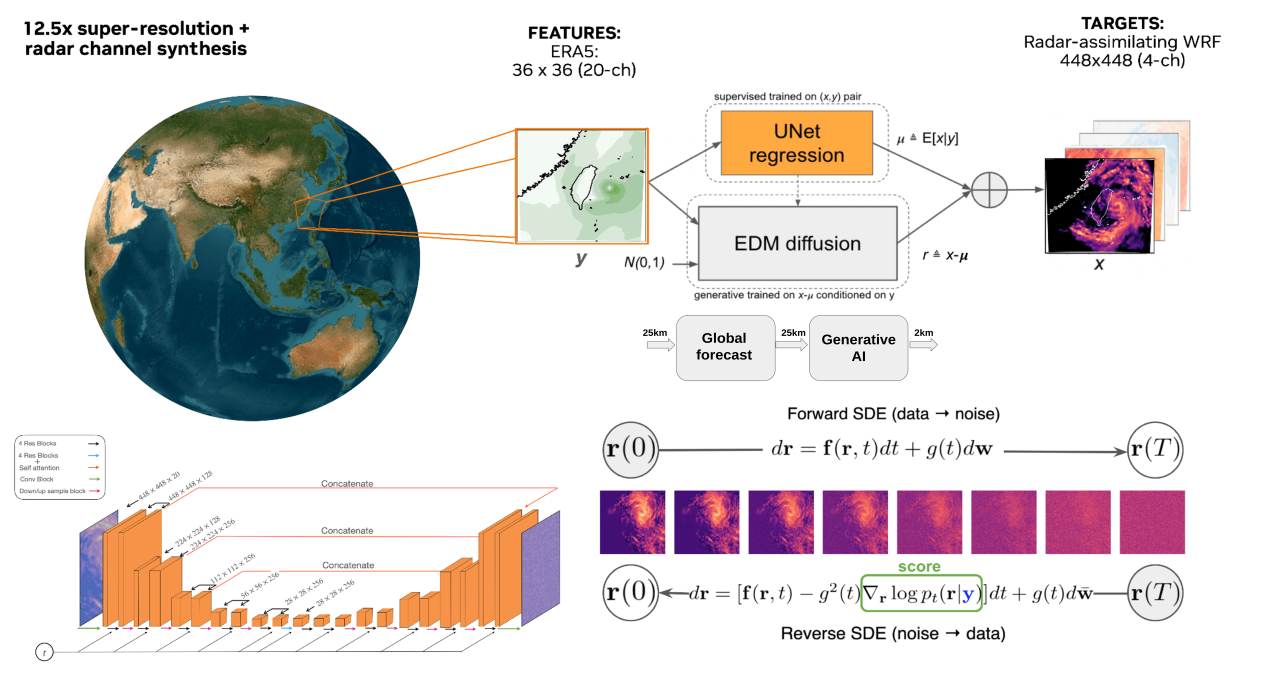
#> input picture docs/img/corrdiff_illustration.png, 7647 x 4172 px (shown at 1/6 size); its folder holds only this picture in this run
$ python dataset_tool.py --source ../../../../docs/img --dest out
#> lines starting #> are read from the running program, lines starting #| are printed output that depends on the picture
# SPDX-FileCopyrightText: Copyright (c) 2023 - 2025 NVIDIA CORPORATION & AFFILIATES.
# SPDX-FileCopyrightText: All rights reserved.
# SPDX-License-Identifier: Apache-2.0
#
# Licensed under the Apache License, Version 2.0 (the "License");
# you may not use this file except in compliance with the License.
# You may obtain a copy of the License at
#
#     http://www.apache.org/licenses/LICENSE-2.0
#
# Unless required by applicable law or agreed to in writing, software
# distributed under the License is distributed on an "AS IS" BASIS,
# WITHOUT WARRANTIES OR CONDITIONS OF ANY KIND, either express or implied.
# See the License for the specific language governing permissions and
# limitations under the License.


"""Tool for creating ZIP/PNG based datasets."""

import argparse
import functools
import gzip
import io
import json
import os
import pickle
import re
import sys
import tarfile
import zipfile
from pathlib import Path
from typing import Callable, Optional, Tuple, Union

import numpy as np
import PIL.Image
from tqdm import tqdm

# ----------------------------------------------------------------------------
# Parse a 'M,N' or 'MxN' integer tuple.
# Example: '4x2' returns (4,2)


# [5 lines left out: function parse_tuple, not called in this run]


# ----------------------------------------------------------------------------


def maybe_min(a: int, b: Optional[int]) -> int:
    if b is not None:
        return min(a, b)
    return a


# ----------------------------------------------------------------------------


def file_ext(name: Union[str, Path]) -> str:
    return str(name).split(".")[-1]


# ----------------------------------------------------------------------------


def is_image_ext(fname: Union[str, Path]) -> bool:
    ext = file_ext(fname).lower()
    return f".{ext}" in PIL.Image.EXTENSION


# ----------------------------------------------------------------------------


def open_image_folder(source_dir, *, max_images: Optional[int]):
    input_images = [
        str(f)
        for f in sorted(Path(source_dir).rglob("*"))
        if is_image_ext(f) and os.path.isfile(f)
    ]
    arch_fnames = {
        fname: os.path.relpath(fname, source_dir).replace("\\", "/")
        for fname in input_images
    }
    max_idx = maybe_min(len(input_images), max_images)

    # Load labels.
    labels = dict()
    meta_fname = os.path.join(source_dir, "dataset.json")
    if os.path.isfile(meta_fname):
        with open(meta_fname, "r") as file:
            data = json.load(file)["labels"]
            if data is not None:
                labels = {x[0]: x[1] for x in data}

    # No labels available => determine from top-level directory names.
    if len(labels) == 0:
        toplevel_names = {
            arch_fname: arch_fname.split("/")[0] if "/" in arch_fname else ""
            for arch_fname in arch_fnames.values()
        }
        toplevel_indices = {
            toplevel_name: idx
            for idx, toplevel_name in enumerate(sorted(set(toplevel_names.values())))
        }
        if len(toplevel_indices) > 1:
            labels = {
                arch_fname: toplevel_indices[toplevel_name]
                for arch_fname, toplevel_name in toplevel_names.items()
            }

    def iterate_images():
        for idx, fname in enumerate(input_images):
            img = np.array(PIL.Image.open(fname))
            yield dict(img=img, label=labels.get(arch_fnames.get(fname)))
            if idx >= max_idx - 1:
                break

    return max_idx, iterate_images()


# ----------------------------------------------------------------------------


# [119 lines left out: functions open_image_zip, open_lmdb, open_cifar10, open_mnist, not called in this run]


# ----------------------------------------------------------------------------


def make_transform(
    transform: Optional[str], output_width: Optional[int], output_height: Optional[int]
) -> Callable[[np.ndarray], Optional[np.ndarray]]:
    def scale(width, height, img):
        w = img.shape[1]
        h = img.shape[0]
        if width == w and height == h:
            return img
        img = PIL.Image.fromarray(img)
        ww = width if width is not None else w
        hh = height if height is not None else h
        img = img.resize((ww, hh), PIL.Image.Resampling.LANCZOS)
        return np.array(img)

    # [27 lines left out: functions center_crop, center_crop_wide, not called in this run]

    if transform is None:
        return functools.partial(scale, output_width, output_height)
    if transform == "center-crop":
        if output_width is None or output_height is None:
            raise click.ClickException(
                "must specify --resolution=WxH when using " + transform + "transform"
            )
        return functools.partial(center_crop, output_width, output_height)
    if transform == "center-crop-wide":
        if output_width is None or output_height is None:
            raise click.ClickException(
                "must specify --resolution=WxH when using " + transform + " transform"
            )
        return functools.partial(center_crop_wide, output_width, output_height)
    assert False, "unknown transform"


# ----------------------------------------------------------------------------


def open_dataset(source, *, max_images: Optional[int]):
    if os.path.isdir(source):
        if source.rstrip("/").endswith("_lmdb"):
            return open_lmdb(source, max_images=max_images)
        else:
            return open_image_folder(source, max_images=max_images)
    elif os.path.isfile(source):
        if os.path.basename(source) == "cifar-10-python.tar.gz":
            return open_cifar10(source, max_images=max_images)
        elif os.path.basename(source) == "train-images-idx3-ubyte.gz":
            return open_mnist(source, max_images=max_images)
        elif file_ext(source) == "zip":
            return open_image_zip(source, max_images=max_images)
        else:
            assert False, "unknown archive type"
    else:
        raise click.ClickException(f"Missing input file or directory: {source}")


# ----------------------------------------------------------------------------


def open_dest(
    dest: str,
) -> Tuple[str, Callable[[str, Union[bytes, str]], None], Callable[[], None]]:
    dest_ext = file_ext(dest)

    if dest_ext == "zip":
        if os.path.dirname(dest) != "":
            os.makedirs(os.path.dirname(dest), exist_ok=True)
        zf = zipfile.ZipFile(file=dest, mode="w", compression=zipfile.ZIP_STORED)

        def zip_write_bytes(fname: str, data: Union[bytes, str]):
            zf.writestr(fname, data)

        return "", zip_write_bytes, zf.close
    else:
        # If the output folder already exists, check that is is
        # empty.
        #
        # Note: creating the output directory is not strictly
        # necessary as folder_write_bytes() also mkdirs, but it's better
        # to give an error message earlier in case the dest folder
        # somehow cannot be created.
        if os.path.isdir(dest) and len(os.listdir(dest)) != 0:
            raise click.ClickException("--dest folder must be empty")
        os.makedirs(dest, exist_ok=True)

        # [6 lines left out: function folder_write_bytes, not called in this run]

        return dest, folder_write_bytes, lambda: None


# ----------------------------------------------------------------------------


def main(
    source: str,
    dest: str,
    max_images: Optional[int],
    transform: Optional[str],  # ["center-crop", "center-crop-wide"]
    resolution: Optional[Tuple[int, int]],  # WxH
):
    """Convert an image dataset into a dataset archive usable with StyleGAN2 ADA PyTorch.

    The input dataset format is guessed from the --source argument:

    \b
    --source *_lmdb/                    Load LSUN dataset
    --source cifar-10-python.tar.gz     Load CIFAR-10 dataset
    --source train-images-idx3-ubyte.gz Load MNIST dataset
    --source path/                      Recursively load all images from path/
    --source dataset.zip                Recursively load all images from dataset.zip

    Specifying the output format and path:

    \b
    --dest /path/to/dir                 Save output files under /path/to/dir
    --dest /path/to/dataset.zip         Save output files into /path/to/dataset.zip

    The output dataset format can be either an image folder or an uncompressed zip archive.
    Zip archives makes it easier to move datasets around file servers and clusters, and may
    offer better training performance on network file systems.

    Images within the dataset archive will be stored as uncompressed PNG.
    Uncompresed PNGs can be efficiently decoded in the training loop.

    Class labels are stored in a file called 'dataset.json' that is stored at the
    dataset root folder.  This file has the following structure:

    \b
    {
        "labels": [
            ["00000/img00000000.png",6],
            ["00000/img00000001.png",9],
            ... repeated for every image in the datase
            ["00049/img00049999.png",1]
        ]
    }

    If the 'dataset.json' file cannot be found, class labels are determined from
    top-level directory names.

    Image scale/crop and resolution requirements:

    Output images must be square-shaped and they must all have the same power-of-two
    dimensions.

    To scale arbitrary input image size to a specific width and height, use the
    --resolution option.  Output resolution will be either the original
    input resolution (if resolution was not specified) or the one specified with
    --resolution option.

    Use the --transform=center-crop or --transform=center-crop-wide options to apply a
    center crop transform on the input image.  These options should be used with the
    --resolution option.  For example:

    \b
    python dataset_tool.py --source LSUN/raw/cat_lmdb --dest /tmp/lsun_cat \\
        --transform=center-crop-wide --resolution=512x384
    """

    PIL.Image.init()

    if dest == "":
        raise click.ClickException(
            "--dest output filename or directory must not be an empty string"
        )

    num_files, input_iter = open_dataset(source, max_images=max_images)
    archive_root_dir, save_bytes, close_dest = open_dest(dest)

    if resolution is None:
        resolution = (None, None)
    transform_image = make_transform(transform, *resolution)

    dataset_attrs = None

    labels = []
    for idx, image in tqdm(enumerate(input_iter), total=num_files):
        idx_str = f"{idx:08d}"
        archive_fname = f"{idx_str[:5]}/img{idx_str}.png"

        # Apply crop and resize.
        img = transform_image(image["img"])
        if img is None:
            continue

        # Error check to require uniform image attributes across
        # the whole dataset.
        channels = img.shape[2] if img.ndim == 3 else 1
        cur_image_attrs = {
            "width": img.shape[1],
            "height": img.shape[0],
            "channels": channels,
        }
        if dataset_attrs is None:
            dataset_attrs = cur_image_attrs
            width = dataset_attrs["width"]
            height = dataset_attrs["height"]
            if width != height:
                raise click.ClickException(
                    f"Image dimensions after scale and crop are required to be square.  Got {width}x{height}"
                )
            if dataset_attrs["channels"] not in [1, 3]:
                raise click.ClickException(
                    "Input images must be stored as RGB or grayscale"
                )
            if width != 2 ** int(np.floor(np.log2(width))):
                raise click.ClickException(
                    "Image width/height after scale and crop are required to be power-of-two"
                )
        elif dataset_attrs != cur_image_attrs:
            err = [
                f"  dataset {k}/cur image {k}: {dataset_attrs[k]}/{cur_image_attrs[k]}"
                for k in dataset_attrs.keys()
            ]
            raise click.ClickException(
                f"Image {archive_fname} attributes must be equal across all images of the dataset.  Got:\n"
                + "\n".join(err)
            )

        # Save the image as an uncompressed PNG.
        img = PIL.Image.fromarray(img, {1: "L", 3: "RGB"}[channels])
        image_bits = io.BytesIO()
        img.save(image_bits, format="png", compress_level=0, optimize=False)
        save_bytes(
            os.path.join(archive_root_dir, archive_fname), image_bits.getbuffer()
        )
        labels.append(
            [archive_fname, image["label"]] if image["label"] is not None else None
        )
#> this loop made 1 pass
#> (idx_str, archive_fname) on pass 1: ('00000000', '00000/img00000000.png')
#> pass 1, in scale, `img = PIL.Image.fromarray(img)`:
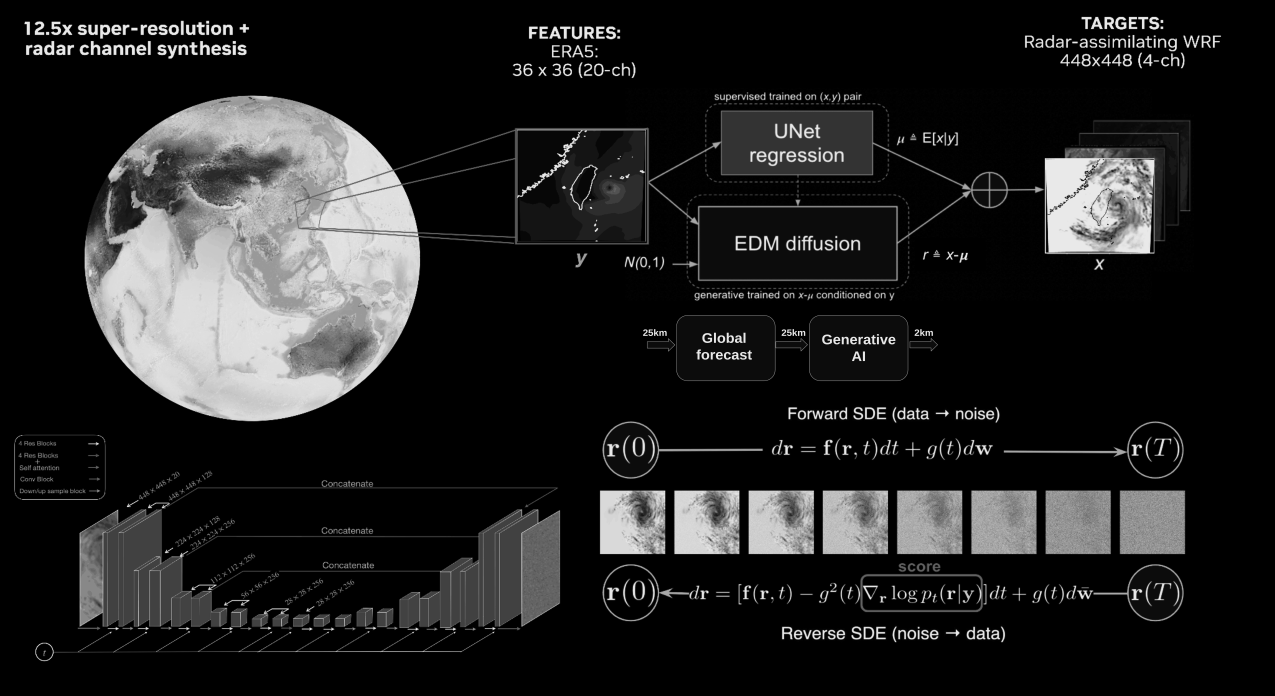
#> img: PIL image 7647x4172 L (shown at 1/6 size); min 0, max 233, mean 34.3
#> after the loop, height = 4172; labels = []; width = 7647

    metadata = {"labels": labels if all(x is not None for x in labels) else None}
    save_bytes(os.path.join(archive_root_dir, "dataset.json"), json.dumps(metadata))
    close_dest()


# ----------------------------------------------------------------------------


# [10 lines left out: function parse_tuple, not called in this run]


# Create the parser
parser = argparse.ArgumentParser(description="Process some images.")

# Add the arguments
parser.add_argument(
    "--source",
    help="Input directory or archive name",
    metavar="PATH",
    type=str,
    required=True,
)

parser.add_argument(
    "--dest",
    help="Output directory or archive name",
    metavar="PATH",
    type=str,
    required=True,
)

parser.add_argument(
    "--max-images",
    help="Maximum number of images to output",
    metavar="INT",
    type=int,
)

parser.add_argument(
    "--transform",
    help="Input crop/resize mode",
    metavar="MODE",
    type=str,
    choices=["center-crop", "center-crop-wide"],
)

parser.add_argument(
    "--resolution",
    help="Output resolution (e.g., 512x512)",
    metavar="WxH",
    type=parse_tuple,
)

# Parse the arguments
args = parser.parse_args()

# ----------------------------------------------------------------------------

if __name__ == "__main__":
#> (the run stopped early here; a loop or call above may not have finished)

$ run again, on docs/img/regen_method.gif
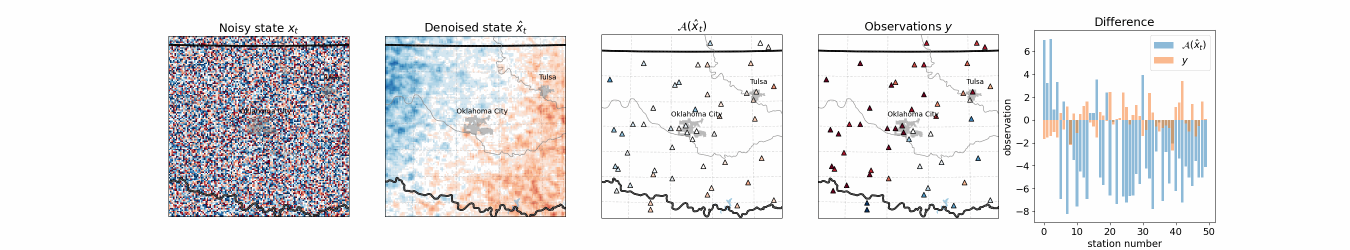
#> input picture docs/img/regen_method.gif, 2700 x 500 px (shown at 1/2 size)
#> the loop in main, `for idx, image in tqdm(enumerate(input_iter), total=num_files):` made 1 pass
#> (idx_str, archive_fname) on pass 1: ('00000000', '00000/img00000000.png')
#> pass 1, in scale, `img = PIL.Image.fromarray(img)`:
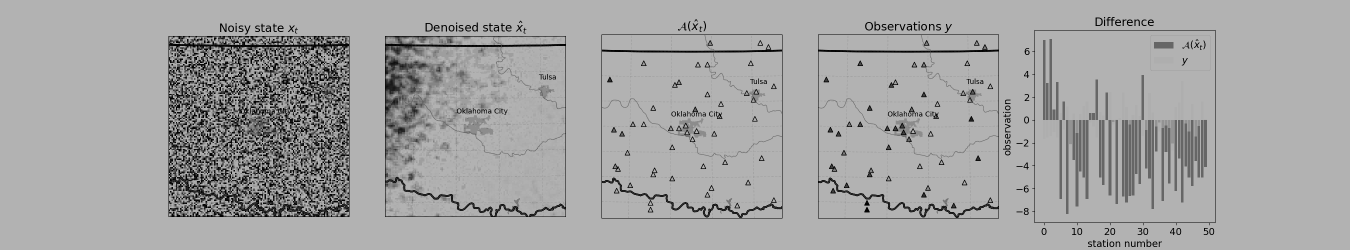
#> img: PIL image 2700x500 L (shown at 1/2 size); min 0, max 178, mean 163.6
#> after the loop in main, `for idx, image in tqdm(enumerate(input_iter), total=num_files):`: height = 500; labels = []; width = 2700

$ run again, on docs/img/temporal_interpolation.gif
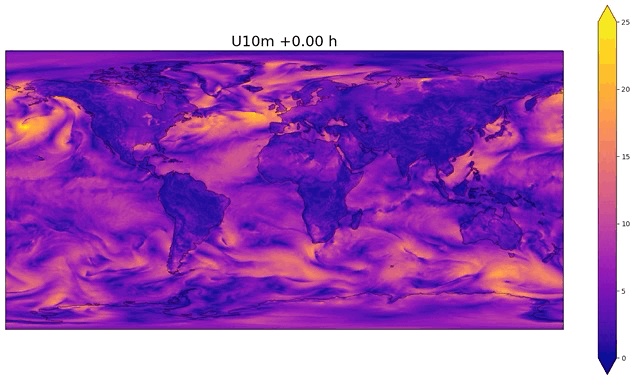
#> input picture docs/img/temporal_interpolation.gif, 635 x 379 px
#> the loop in main, `for idx, image in tqdm(enumerate(input_iter), total=num_files):` made 1 pass
#> (idx_str, archive_fname) on pass 1: ('00000000', '00000/img00000000.png')
#> pass 1, in scale, `img = PIL.Image.fromarray(img)`:
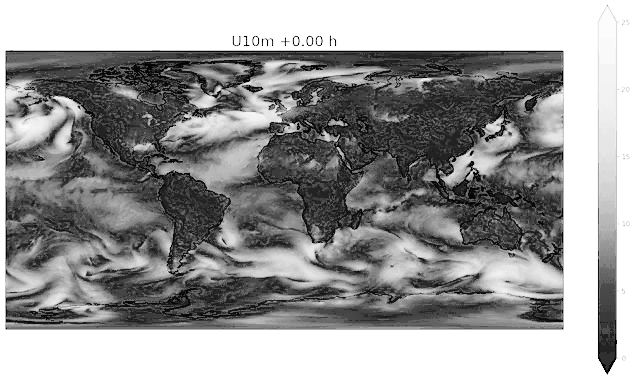
#> img: PIL image 635x379 L; min 0, max 255, mean 153.4
#> after the loop in main, `for idx, image in tqdm(enumerate(input_iter), total=num_files):`: height = 379; labels = []; width = 635
